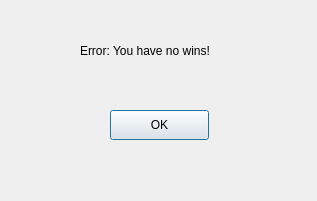
<?xml version="1.0" encoding="UTF-8"?>
<ui version="4.0">
 <class>NoWins</class>
 <widget class="QDialog" name="NoWins">
  <property name="geometry">
   <rect>
    <x>0</x>
    <y>0</y>
    <width>317</width>
    <height>201</height>
   </rect>
  </property>
  <property name="windowTitle">
   <string>Dialog</string>
  </property>
  <widget class="QPushButton" name="OkButton">
   <property name="geometry">
    <rect>
     <x>110</x>
     <y>110</y>
     <width>99</width>
     <height>30</height>
    </rect>
   </property>
   <property name="text">
    <string>OK</string>
   </property>
  </widget>
  <widget class="QLabel" name="label">
   <property name="geometry">
    <rect>
     <x>80</x>
     <y>40</y>
     <width>181</width>
     <height>22</height>
    </rect>
   </property>
   <property name="text">
    <string>Error: You have no wins!</string>
   </property>
  </widget>
 </widget>
 <resources/>
 <connections/>
</ui>
